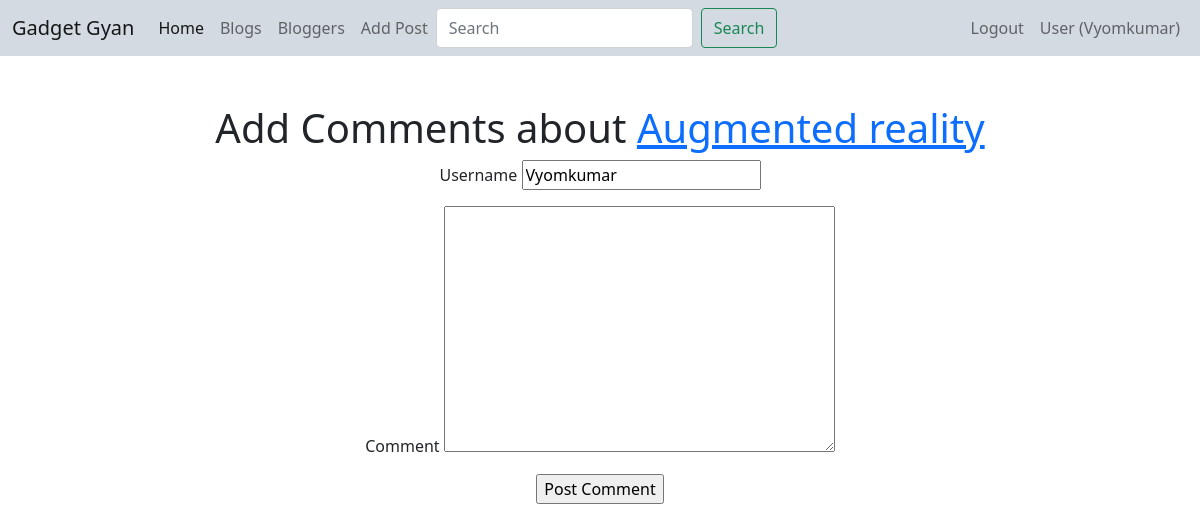
Page /blog/7/create/ (signed in) on the committed database.
### blogpost/models.py (models this page shows, shortened)
class User(AbstractBaseUser, PermissionsMixin):
    email = models.EmailField(_("email address"), unique=True)
    first_name = models.CharField(max_length=250)
    last_name = models.CharField(max_length=250)
    country = models.CharField(max_length=100)
    birth_date = models.DateField(blank=True, null=True)
    status = models.BooleanField(default=True)
    is_active = models.BooleanField(default=True)
    is_staff = models.BooleanField(default=False)
    USERNAME_FIELD = "email"
    REQUIRED_FIELDS = []
    objects = CustomUserManager()

class Post(models.Model):
    title = models.CharField(max_length=200)
    blog = models.TextField()
    pub_date = models.DateTimeField(auto_now_add=True)
    author = models.ForeignKey(User, on_delete=models.CASCADE, related_name="posts")
    class Meta:
        ordering = ["-pub_date"]

### blogpost/views.py (the view, shortened to what this page needs)
# urls.py: path("blog/<int:pk>/create/", views.CommentFun.as_view(), name="comment"),
class CommentFun(LoginRequiredMixin, View):
    template_name = "blogpost/comments.html"
    def get(self, request, **kwargs):
        uname = self.request.user.first_name
        blog_id = kwargs["pk"]
        title = Post.objects.get(pk=blog_id).title
        form = CommentForm()
        context = {"id": blog_id, "title": title, "form": form, "uname": uname}
        return render(request, self.template_name, context)

### blogpost/forms.py
class CommentForm(forms.ModelForm):
    class Meta:
        model = Comment
        fields = ["username", "commentblog", "comment"]
        exclude = ["commentblog"]

### blogpost/templates/blogpost/comments.html (shortened to what this page needs)
 {% extends 'blogpost/base.html' %}
 {% block blockname %}
 <div class="container my-5">
     <div class="text-center">
         <h1>Add Comments about <a href="{% url 'blog-detail' id %}">{{ title }}</a></h1>
         <form method="post" action="{% url 'comment' id %}">
             {% for field in form %}
             <div>
                 <p>
                     <label>
                         {{ field.label }}
                         {% if field.label == "Username" %}
                             <input value="{{ uname }}" required readonly>
                         {% else %}
                             {{ field }}
                         {% endif %}
                     </label>
                 </p>
             </div>
             {% endfor %}
             <input type="submit" value="Post Comment">
         </form>
     </div>
 </div>
 {% endblock blockname %}

### blogpost/templates/blogpost/base.html (shortened to what this page needs)
<!DOCTYPE html>
{% load static %}
<html lang="en">
<head>
    <link rel="stylesheet" href="{% static 'css/bootstrap.min.css' %}">
</head>
<body>
    <nav class="navbar navbar-expand-lg navbar-light" style="background-color:#d3dae1">
        <div class="container-fluid">
            <a class="navbar-brand" href="{% url 'home'%}">Gadget Gyan</a>
            <div class="collapse navbar-collapse" id="navbarNavAltMarkup">
                <div class="navbar-nav">
                    {% if request.user.is_authenticated %}
                    <a class="nav-link active" aria-current="page" href="{% url 'home'%}">Home</a>
                    <a class="nav-link" href="{% url 'blog-list'%}">Blogs </a>
                    <a class="nav-link" href="{% url 'author-list'%}">Bloggers </a>
                    <a class="nav-link" href="{% url 'blog-add' request.user.id %}">Add Post</a>
                    {% endif %}
                    <form class="d-flex" action="{% url 'blog-search' %}" method="post">
                        <input class="form-control me-2" name="search" type="search" placeholder="Search" aria-label="Search">
                        <button class="btn btn-outline-success" type="submit">Search</button>
                      </form>
                </div>
                <ul class="navbar-nav ms-auto">
                    {% if request.user.is_authenticated %}
                    <li class="nav-item"><a class="nav-link" href="/accounts/logout/">Logout</a></li>
                    <li class="nav-item"><span class="nav-link">User ({{ request.user.first_name }})</span></li>
                    {% endif %}
                </ul>
            </div>
        </div>
    </nav>
    {% block blockname %}
    {% endblock blockname %}
</body>
</html>

### rows in the picture
User: user.first_name "Vyomkumar", form "Vyomkumar"
Post: title "Augmented reality"

### other values in the picture
{{ field.label }} "Username" "Comment"
